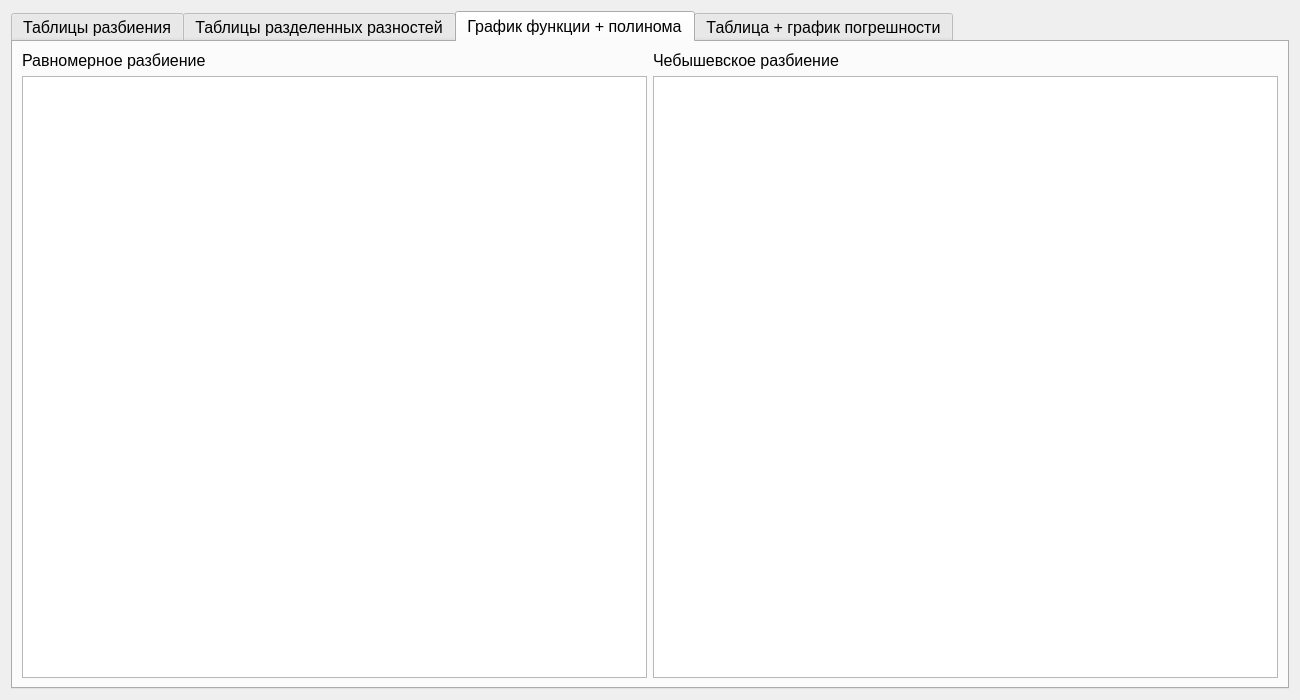
<?xml version="1.0" encoding="UTF-8"?>
<ui version="4.0">
 <class>Graphs</class>
 <widget class="QWidget" name="Graphs">
  <property name="geometry">
   <rect>
    <x>0</x>
    <y>0</y>
    <width>1300</width>
    <height>700</height>
   </rect>
  </property>
  <property name="font">
   <font>
    <pointsize>12</pointsize>
   </font>
  </property>
  <property name="windowTitle">
   <string>Таблицы и графики</string>
  </property>
  <layout class="QVBoxLayout" name="verticalLayout_2">
   <item>
    <widget class="QTabWidget" name="GraphsWidget">
     <property name="currentIndex">
      <number>2</number>
     </property>
     <widget class="QWidget" name="ValuesTab">
      <attribute name="title">
       <string>Таблицы разбиения</string>
      </attribute>
      <layout class="QVBoxLayout" name="verticalLayout_3">
       <item>
        <widget class="QLabel" name="ValuesEvenLabel">
         <property name="text">
          <string>Равномерное разбиение</string>
         </property>
        </widget>
       </item>
       <item>
        <widget class="QTableWidget" name="ValuesEvenTable">
         <property name="editTriggers">
          <set>QAbstractItemView::NoEditTriggers</set>
         </property>
         <property name="showDropIndicator" stdset="0">
          <bool>false</bool>
         </property>
         <property name="dragDropOverwriteMode">
          <bool>false</bool>
         </property>
         <property name="alternatingRowColors">
          <bool>true</bool>
         </property>
         <property name="wordWrap">
          <bool>false</bool>
         </property>
         <property name="rowCount">
          <number>2</number>
         </property>
         <attribute name="horizontalHeaderVisible">
          <bool>true</bool>
         </attribute>
         <row>
          <property name="text">
           <string>x</string>
          </property>
          <property name="textAlignment">
           <set>AlignCenter</set>
          </property>
         </row>
         <row>
          <property name="text">
           <string>f(x)</string>
          </property>
          <property name="textAlignment">
           <set>AlignCenter</set>
          </property>
         </row>
        </widget>
       </item>
       <item>
        <widget class="QLabel" name="ValuesChebyshevLabel">
         <property name="text">
          <string>Чебышевское разбиение</string>
         </property>
        </widget>
       </item>
       <item>
        <widget class="QTableWidget" name="ValuesChebyshevTable">
         <property name="editTriggers">
          <set>QAbstractItemView::NoEditTriggers</set>
         </property>
         <property name="showDropIndicator" stdset="0">
          <bool>false</bool>
         </property>
         <property name="dragDropOverwriteMode">
          <bool>false</bool>
         </property>
         <property name="alternatingRowColors">
          <bool>true</bool>
         </property>
         <property name="wordWrap">
          <bool>false</bool>
         </property>
         <property name="rowCount">
          <number>2</number>
         </property>
         <attribute name="horizontalHeaderVisible">
          <bool>true</bool>
         </attribute>
         <row>
          <property name="text">
           <string>x</string>
          </property>
          <property name="textAlignment">
           <set>AlignCenter</set>
          </property>
         </row>
         <row>
          <property name="text">
           <string>f(x)</string>
          </property>
          <property name="textAlignment">
           <set>AlignCenter</set>
          </property>
         </row>
        </widget>
       </item>
      </layout>
     </widget>
     <widget class="QWidget" name="DivisionsTab">
      <attribute name="title">
       <string>Таблицы разделенных разностей</string>
      </attribute>
      <layout class="QVBoxLayout" name="verticalLayout">
       <item>
        <widget class="QLabel" name="DivisionsEvenLabel">
         <property name="text">
          <string>Равномерное разбиение</string>
         </property>
        </widget>
       </item>
       <item>
        <widget class="QTableWidget" name="DivisionsEvenTable">
         <property name="editTriggers">
          <set>QAbstractItemView::NoEditTriggers</set>
         </property>
         <property name="showDropIndicator" stdset="0">
          <bool>false</bool>
         </property>
         <property name="dragDropOverwriteMode">
          <bool>false</bool>
         </property>
         <property name="alternatingRowColors">
          <bool>true</bool>
         </property>
         <property name="wordWrap">
          <bool>false</bool>
         </property>
        </widget>
       </item>
       <item>
        <widget class="QLabel" name="DivisionsChebyshevLabel">
         <property name="text">
          <string>Чебышевское разбиение</string>
         </property>
        </widget>
       </item>
       <item>
        <widget class="QTableWidget" name="DivisionsChebyshevTable">
         <property name="editTriggers">
          <set>QAbstractItemView::NoEditTriggers</set>
         </property>
         <property name="showDropIndicator" stdset="0">
          <bool>false</bool>
         </property>
         <property name="dragDropOverwriteMode">
          <bool>false</bool>
         </property>
         <property name="alternatingRowColors">
          <bool>true</bool>
         </property>
         <property name="wordWrap">
          <bool>false</bool>
         </property>
        </widget>
       </item>
      </layout>
     </widget>
     <widget class="QWidget" name="FunctionGraphsTab">
      <attribute name="title">
       <string>График функции + полинома</string>
      </attribute>
      <layout class="QGridLayout" name="gridLayout">
       <item row="2" column="1">
        <widget class="QChartView" name="FunctionGraphsChebyshevChart">
         <property name="sizePolicy">
          <sizepolicy hsizetype="Expanding" vsizetype="Expanding">
           <horstretch>0</horstretch>
           <verstretch>0</verstretch>
          </sizepolicy>
         </property>
        </widget>
       </item>
       <item row="1" column="1">
        <widget class="QLabel" name="FunctionGraphsChebyshevLabel">
         <property name="sizePolicy">
          <sizepolicy hsizetype="Preferred" vsizetype="Preferred">
           <horstretch>0</horstretch>
           <verstretch>0</verstretch>
          </sizepolicy>
         </property>
         <property name="text">
          <string>Чебышевское разбиение</string>
         </property>
        </widget>
       </item>
       <item row="1" column="0">
        <widget class="QLabel" name="FunctionGraphsEvenLabel">
         <property name="sizePolicy">
          <sizepolicy hsizetype="Preferred" vsizetype="Preferred">
           <horstretch>0</horstretch>
           <verstretch>0</verstretch>
          </sizepolicy>
         </property>
         <property name="text">
          <string>Равномерное разбиение</string>
         </property>
        </widget>
       </item>
       <item row="2" column="0">
        <widget class="QChartView" name="FunctionGraphsEvenChart">
         <property name="sizePolicy">
          <sizepolicy hsizetype="Expanding" vsizetype="Expanding">
           <horstretch>0</horstretch>
           <verstretch>0</verstretch>
          </sizepolicy>
         </property>
        </widget>
       </item>
      </layout>
     </widget>
     <widget class="QWidget" name="ErrorsTab">
      <attribute name="title">
       <string>Таблица + график погрешности</string>
      </attribute>
      <layout class="QVBoxLayout" name="verticalLayout_4">
       <item>
        <widget class="QTableWidget" name="ErrorsTable">
         <property name="sizePolicy">
          <sizepolicy hsizetype="Expanding" vsizetype="Minimum">
           <horstretch>0</horstretch>
           <verstretch>0</verstretch>
          </sizepolicy>
         </property>
         <property name="editTriggers">
          <set>QAbstractItemView::NoEditTriggers</set>
         </property>
         <property name="showDropIndicator" stdset="0">
          <bool>false</bool>
         </property>
         <property name="dragDropOverwriteMode">
          <bool>false</bool>
         </property>
         <property name="alternatingRowColors">
          <bool>true</bool>
         </property>
         <property name="wordWrap">
          <bool>false</bool>
         </property>
         <property name="rowCount">
          <number>1</number>
         </property>
         <property name="columnCount">
          <number>3</number>
         </property>
         <attribute name="horizontalHeaderVisible">
          <bool>true</bool>
         </attribute>
         <attribute name="verticalHeaderVisible">
          <bool>false</bool>
         </attribute>
         <row/>
         <column>
          <property name="text">
           <string>степень
интерполяционного полинома</string>
          </property>
         </column>
         <column>
          <property name="text">
           <string>погрешность интерполяции
при равномерном разбиении</string>
          </property>
         </column>
         <column>
          <property name="text">
           <string>погрешность интерполяции
при Чебышевском разбиении</string>
          </property>
         </column>
        </widget>
       </item>
       <item>
        <widget class="QChartView" name="ErrorGraphsChart">
         <property name="sizePolicy">
          <sizepolicy hsizetype="Expanding" vsizetype="Expanding">
           <horstretch>0</horstretch>
           <verstretch>0</verstretch>
          </sizepolicy>
         </property>
        </widget>
       </item>
      </layout>
     </widget>
    </widget>
   </item>
  </layout>
 </widget>
 <customwidgets>
  <customwidget>
   <class>QChartView</class>
   <extends>QGraphicsView</extends>
   <header>QtCharts</header>
  </customwidget>
 </customwidgets>
 <resources/>
 <connections/>
</ui>
